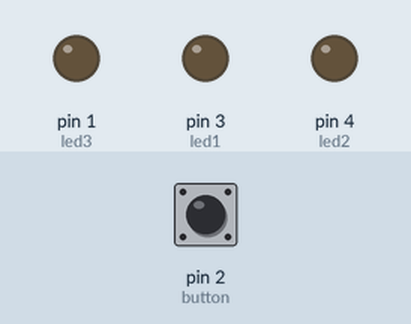
Bench run of a sketch on a simulated Arduino Uno, built with avr-gcc and run on an emulated ATmega328P. Shown: output pins drawn as LEDs (lit = HIGH). The inputs (shaded band) are chosen by the test bench; at power-on: pin 2 (button) LOW.

Above: at 1.2 s.
1.3 s: pin 2 (button) pulled HIGH for 0.15 s
At 2.5 s:
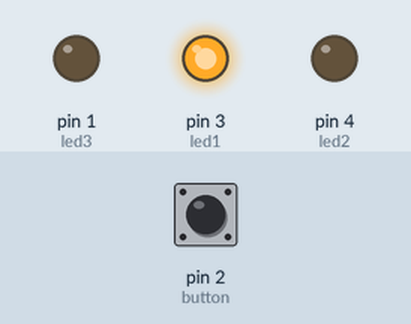
2.9 s: pin 2 (button) pulled HIGH for 1 s
At 3.9 s:
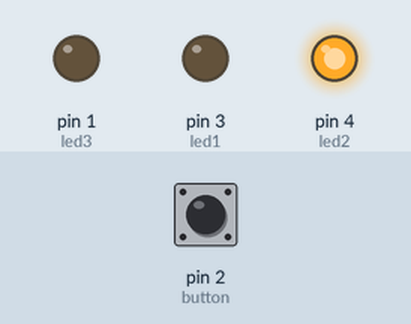
5.4 s: pin 2 (button) pulled HIGH for 0.15 s
At 5.8 s:
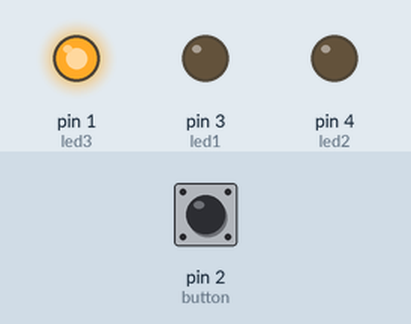
7.0 s: pin 2 (button) pulled HIGH for 3.2 s
At 8.2 s:
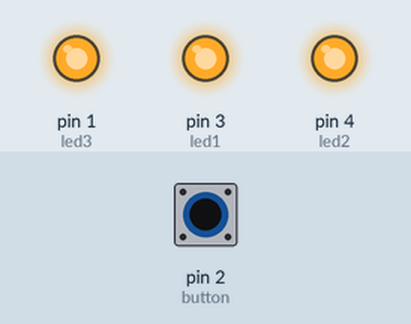
Timing chart, 0 to 10.0 s (numbered marks = the images above; inputs shaded):
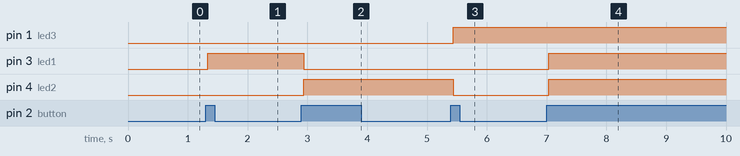

Measured:
- after the input at 1.3 s, pin 3 (led1): LOW → HIGH at once
- after the input at 2.9 s, pin 3 (led1): HIGH → LOW at once; pin 4 (led2): LOW → HIGH at once
- after the input at 5.4 s, pin 1 (led3): LOW → HIGH at once; pin 4 (led2): HIGH → LOW at once
- after the input at 7.0 s, pin 3 (led1), pin 4 (led2): LOW → HIGH at once

The sketch:

Ping_pong_lamp_ATtiny.ino
```cpp
/*******************************************************************************
@file     Ping_pong_lamp_ATtiny.ino
@author   Samuel Yamoah
@date     29.06.2016
@modified 11.06.2016
@brief    Main Code for Ping POng Ball Lamp. Each Ping Pong Ball will have an
          RGB LED (72 total). Program will have solid RED, GREEN, BLUE, WHITE,
          pulse WHITE & pulse RGB Spectrum.
*******************************************************************************/

// constants setup:
const int button = 2;     // the number of the pushbutton pin
const int led1 =  3;      // the number of the LED pin
const int led2 =  4;      // the number of the LED pin
const int led3 =  1;      // the number of the LED pin
const int MAX_COLOUR_STATES = 6;

// variables will change:
int buttonState = 0;         // variable for reading the pushbutton status
int lastButtonState = LOW;
int colourState = 0;              //Determining which light to turn on
int debounce = 0;           //Counter for the debounce time
boolean buttonPressed = false;
boolean toggle = false;

void setup() {
  // initialize the LED pin as an output:
  pinMode(led1, OUTPUT);
  // initialize the LED pin as an output:
  pinMode(led2, OUTPUT);
  // initialize the LED pin as an output:
  pinMode(led3, OUTPUT);
  // initialize the pushbutton pin as an input:
  pinMode(button, INPUT);
}

void loop(){
  debounceFunct();

  if(buttonPressed == true && toggle == false){
    toggle = true;
    colourState++;
    if(colourState == MAX_COLOUR_STATES) colourState = 0;
    toggle_funct();
  }
}

void toggle_funct(){
  if (colourState == 0){
     digitalWrite(led1, LOW);
     digitalWrite(led2, LOW);
     digitalWrite(led3, LOW);
  }

  else if (colourState == 1){
     digitalWrite(led1, HIGH);
     digitalWrite(led2, LOW);
     digitalWrite(led3, LOW);
  }

  else if (colourState == 2){
     digitalWrite(led1, LOW);
     digitalWrite(led2, HIGH);
     digitalWrite(led3, LOW);
  }

  else if (colourState == 3){
     digitalWrite(led1, LOW);
     digitalWrite(led2, LOW);
     digitalWrite(led3, HIGH);
  }

  else if (colourState == 4){
     digitalWrite(led1, HIGH);
     digitalWrite(led2, HIGH);
     digitalWrite(led3, HIGH);
  }

  else if (colourState == 5){
    bool quit = false;
    digitalWrite(led1, LOW);
    digitalWrite(led2, LOW);
    digitalWrite(led3, LOW);

    while(quit != true){
      // fade in from min to max in increments of 5 points:
      for(int fadeValue = 0 ; fadeValue <= 255; fadeValue +=5) {
        // sets the value (range from 0 to 255):
        analogWrite(led3, fadeValue);
        // wait for 30 milliseconds to see the dimming effect
        delay(50);

//        if (digitalRead(button) == HIGH){
//          quit = true;
//          digitalWrite(led3, LOW);
//          digitalWrite(led2, HIGH);
//        }

     }

      // fade out from max to min in increments of 5 points:
      for(int fadeValue = 255 ; fadeValue >= 0; fadeValue -=5) {
        // sets the value (range from 0 to 255):
        analogWrite(led3, fadeValue);
        // wait for 30 milliseconds to see the dimming effect
        delay(50);

        if (digitalRead(button) == HIGH) quit = true;
      }

       analogWrite(led3, 0);
       delay(100);
       if (digitalRead(button) == HIGH) quit = true;
    }
  colourState++;
  if(colourState == MAX_COLOUR_STATES) colourState = 0;
  }
}

void debounceFunct(){
  if (digitalRead(button) == HIGH)
  {
    debounce++;
  }
  else{
    debounce = 0;
    buttonPressed = false;
    toggle = false;
  }
  if(debounce >= 5000) //Indicates how long you need to wait
                      //before accepting that the button was pressed
  {
    buttonPressed = true;
  }
}
```
